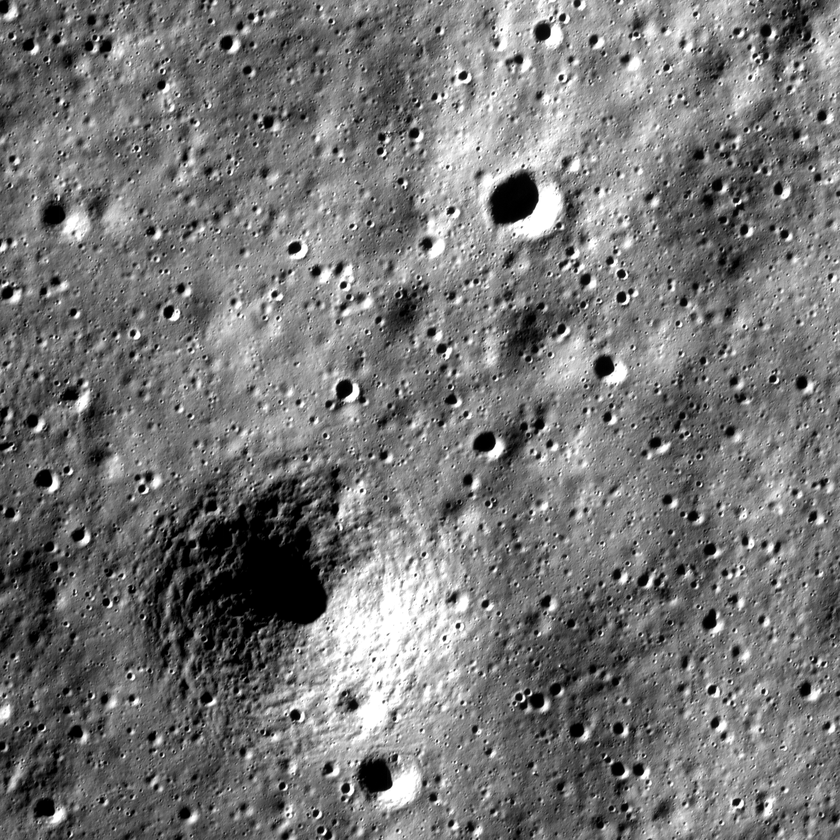
#> input picture data/benchmark_crops/ohrc_01_reference.png, 840 x 840 px, shrunk from 2048 x 2048 before the run
$ python -i goa_nmi.py   (imports and definitions only)   (older library calls are emulated)
#> lines starting #> are read from the running program, lines starting #| are printed output that depends on the picture
#> further down, picture is the input picture: shape (840, 840, 3); min 0, max 255, mean 117.7
"""Polarity-invariant detection + NMI reranking (Phase 9 cross-modal branch).

Cross-modal pairs (IIRS vs TMC-2) can invert contrast: a bright rim in one
sensor is a dark rim in the other. Gradient-based detectors see edges
wherever |gradient| is large regardless of sign, so detecting on the
gradient-magnitude image is polarity-invariant by construction.

Candidate pairs are then scored with normalized mutual information, which
measures statistical dependence between patches — not pixel equality —
so it tolerates the nonlinear intensity mappings between sensors.

What this does NOT do: NMI is a *similarity score*, not a geometric
verdict. High NMI on a candidate pair does not mean the pair is a true
correspondence; RANSAC and the spatial gates still decide that.
"""

import cv2
import numpy as np


def _to_gray_float(img):
    img = np.asarray(img, dtype=np.float64)
    if img.ndim == 3:
        img = img.mean(axis=2)
#> img: shape (840, 840) float64
    return img


def gradient_magnitude_points(img, n=300):
    """Harris corners on the gradient-magnitude image (polarity-invariant).

    Edges appear in |gradient| whether the step goes up or down, so the
    same physical features are detected in both polarities.

    Parameters
    ----------
    img : (H, W) array-like
    n : int, maximum number of points to return.

    Returns
    -------
    (N, 2) float64 array of (x, y) points, N <= n. Empty (0, 2) if the
    image has no usable structure.
    """
    gray = _to_gray_float(img)
    h, w = gray.shape
    gx = cv2.Sobel(gray, cv2.CV_64F, 1, 0, ksize=3)
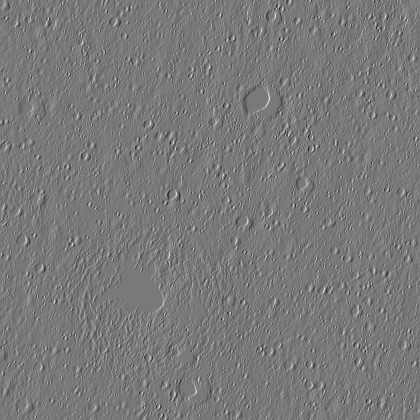
#> gx: shape (840, 840) float64 (shown at 1/2 size); min -899, max 990, mean 0.4; drawn with min black and max white
    gy = cv2.Sobel(gray, cv2.CV_64F, 0, 1, ksize=3)
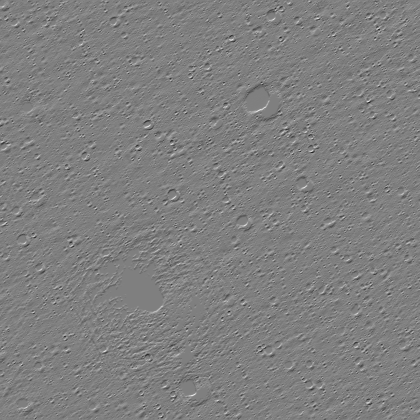
#> gy: shape (840, 840) float64 (shown at 1/2 size); min -889, max 885, mean -0.3; drawn with min black and max white
    mag = np.hypot(gx, gy).astype(np.float32)
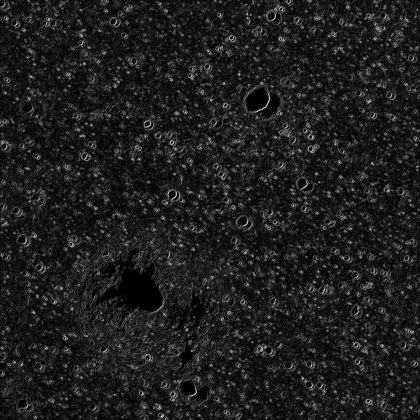
#> mag: shape (840, 840) float32 (shown at 1/2 size); min 0, max 1018.9, mean 122.4; drawn with min black and max white

    if not np.any(mag > 0):
        return np.zeros((0, 2), dtype=np.float64)

    resp = cv2.cornerHarris(mag, blockSize=2, ksize=3, k=0.04)
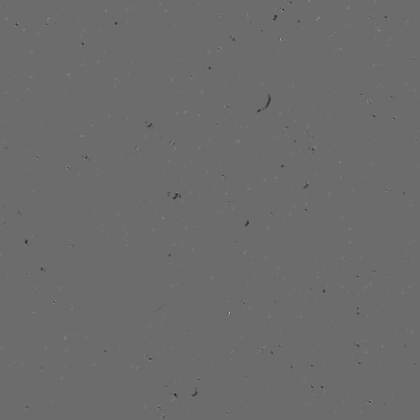
#> resp: shape (840, 840) float32 (shown at 1/2 size); min -1.56e+10, max 2.1e+10, mean 10030638; drawn with min black and max white
    # Non-maximum suppression via dilation, then rank by response.
    kernel = np.ones((3, 3), np.uint8)
    dilated = cv2.dilate(resp, kernel)
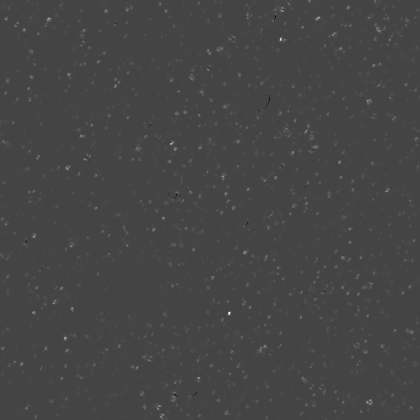
#> dilated: shape (840, 840) float32 (shown at 1/2 size); min -7.73e+09, max 2.1e+10, mean 133844392; drawn with min black and max white
    peaks = (resp == dilated) & (resp > 0)
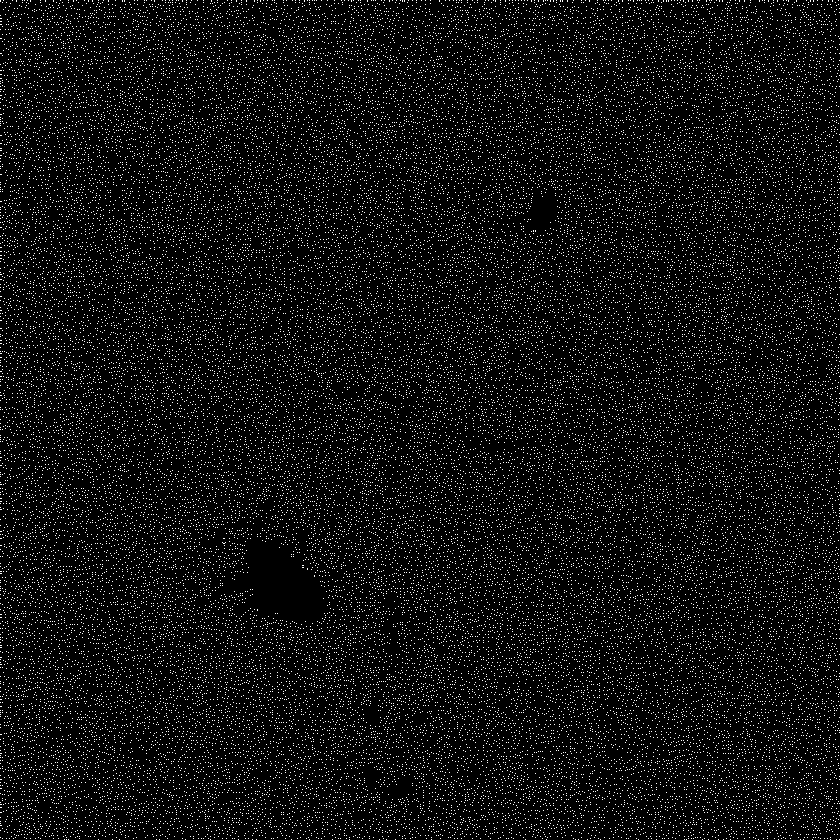
#> peaks: shape (840, 840) bool; 6.2% white in thin lines or dots
    ys, xs = np.nonzero(peaks)
    if xs.size == 0:
        return np.zeros((0, 2), dtype=np.float64)
    scores = resp[ys, xs]
    # Keep peaks above the 90th percentile of positive responses, top-n.
    thresh = np.percentile(scores, 90)
#> thresh = 326670787.2
    keep = scores >= thresh
    xs, ys, scores = xs[keep], ys[keep], scores[keep]
#> xs = 4368 values, max 839 at index 1413, min 0 at index 1305, mean 447.3; ys = 4368 values from 0 to 839; scores = 4368 values, max 2.1e+10 at index 3299, min 326675456 at index 206, mean 1.41e+09
    order = np.argsort(-scores, kind="stable")[: max(int(n), 0)]
#> order = 300 values, max 4355 at index 265, min 8 at index 123, mean 2131.6
    pts = np.stack([xs[order], ys[order]], axis=1).astype(np.float64)
#> pts = 300 pairs, first value 5 to 833, second value 0 to 836
    # Defensive clip: Harris can return border pixels on tiny images.
    pts[:, 0] = np.clip(pts[:, 0], 0, w - 1)
    pts[:, 1] = np.clip(pts[:, 1], 0, h - 1)
    return pts


# [77 lines left out: functions nmi_score, _patch, nmi_rerank, not called in this run]

>>> import cv2
>>> picture = cv2.imread('../../data/benchmark_crops/ohrc_01_reference.png')
>>> result = gradient_magnitude_points(picture)
#> result has the same summary as pts in gradient_magnitude_points

$ run again, on data/benchmark_crops/ohrc_02_reference.png
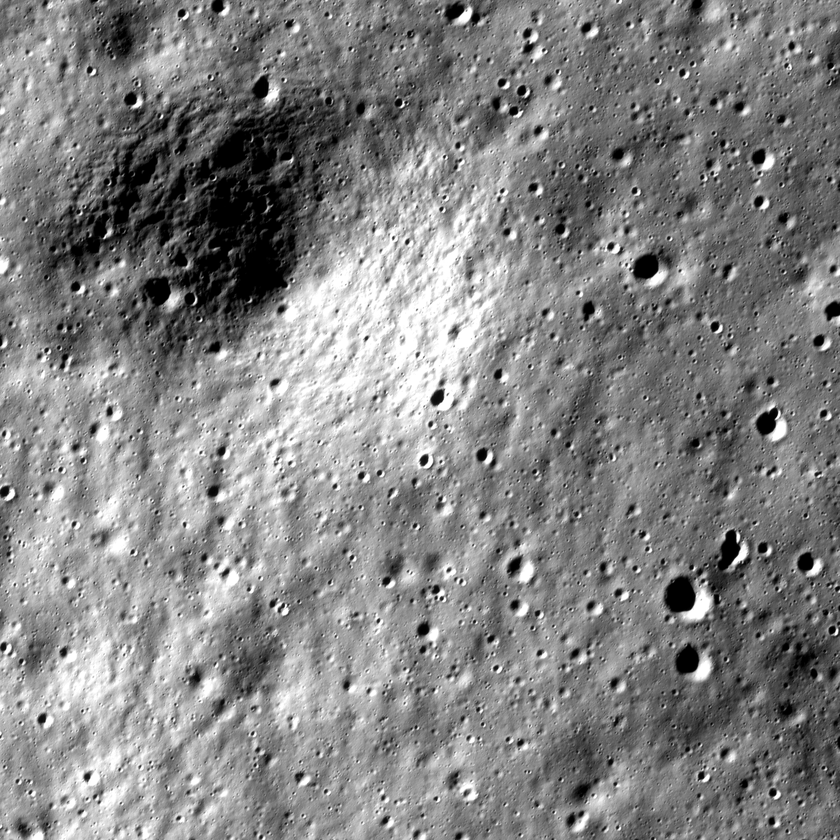
#> input picture data/benchmark_crops/ohrc_02_reference.png, 840 x 840 px, shrunk from 2048 x 2048 before the run
#> picture is the input picture: shape (840, 840, 3); min 0, max 255, mean 131.2
#> in gradient_magnitude_points, `dilated = cv2.dilate(resp, kernel)`:
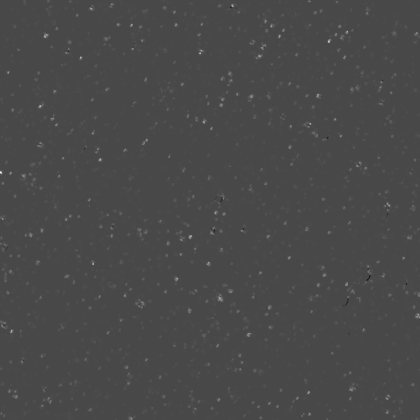
#> dilated: shape (840, 840) float32 (shown at 1/2 size); min -5.55e+09, max 1.4e+10, mean 81800728; drawn with min black and max white
#> in gradient_magnitude_points, `peaks = (resp == dilated) & (resp > 0)`:
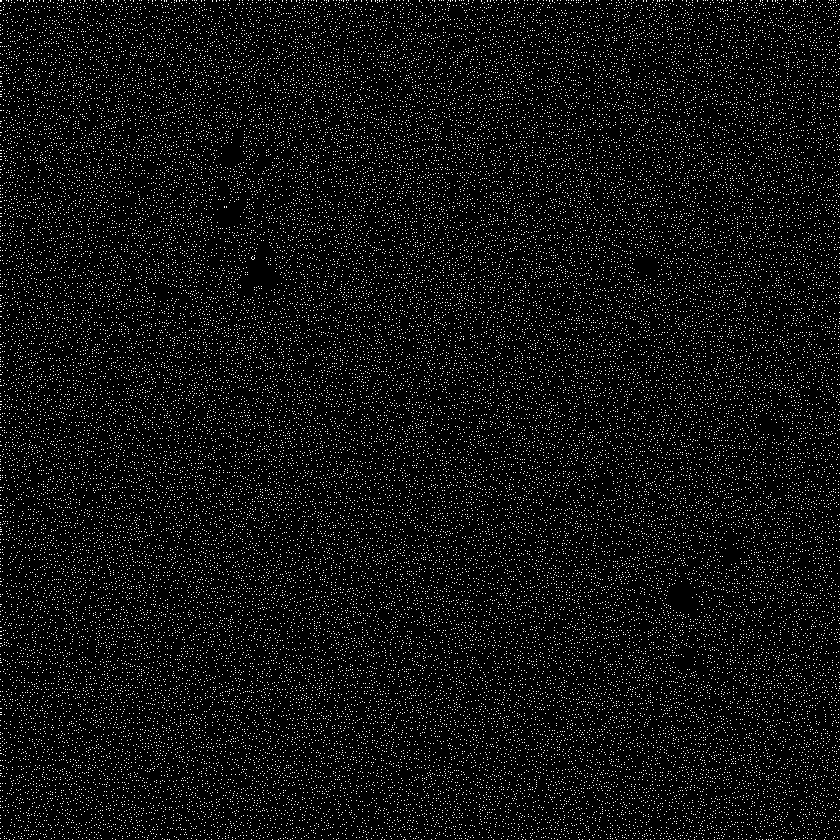
#> peaks: shape (840, 840) bool; 6.2% white in thin lines or dots
#> thresh = 175346665.6
#> xs = 4369 values, max 839 at index 1445, min 0 at index 672, mean 417.6; ys = 4369 values from 0 to 839; scores = 4369 values, max 1.4e+10 at index 1744, min 175402912 at index 2005, mean 889089344
#> order = 300 values, max 4357 at index 48, min 13 at index 115, mean 2085.6
#> pts = 300 pairs, first value 0 to 839, second value 2 to 837
#> result has the same summary as pts in gradient_magnitude_points

$ run again, on data/benchmark_crops/ohrc_03_reference.png
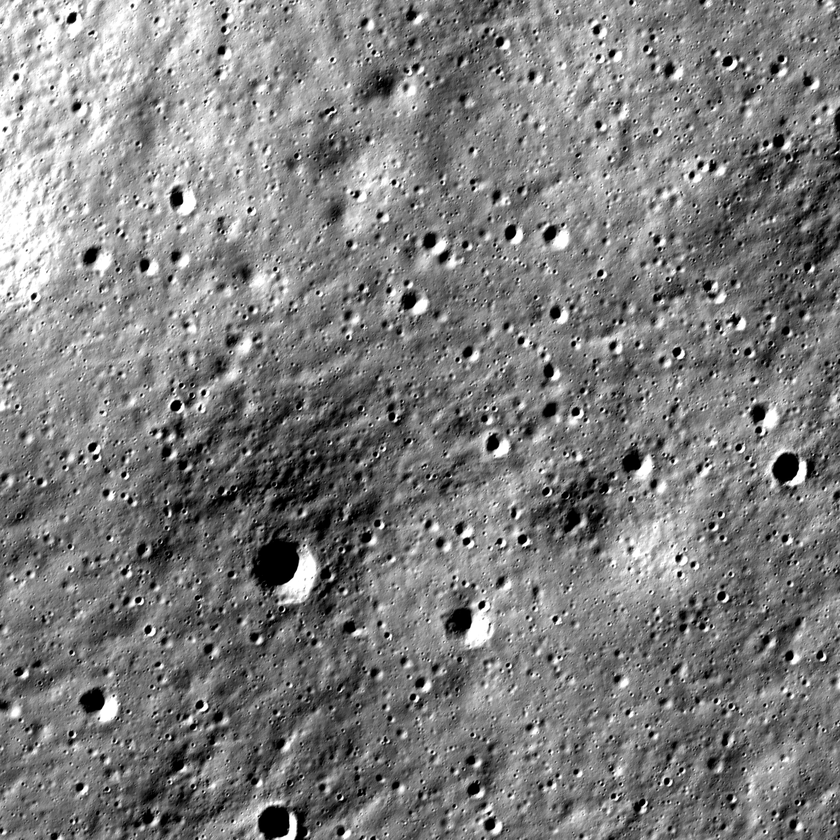
#> input picture data/benchmark_crops/ohrc_03_reference.png, 840 x 840 px, shrunk from 2048 x 2048 before the run
#> picture is the input picture: shape (840, 840, 3); min 0, max 255, mean 125.6
#> in gradient_magnitude_points, `dilated = cv2.dilate(resp, kernel)`:
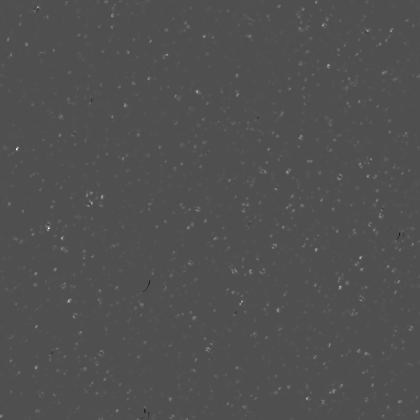
#> dilated: shape (840, 840) float32 (shown at 1/2 size); min -1.46e+10, max 3.22e+10, mean 180838752; drawn with min black and max white
#> in gradient_magnitude_points, `peaks = (resp == dilated) & (resp > 0)`:
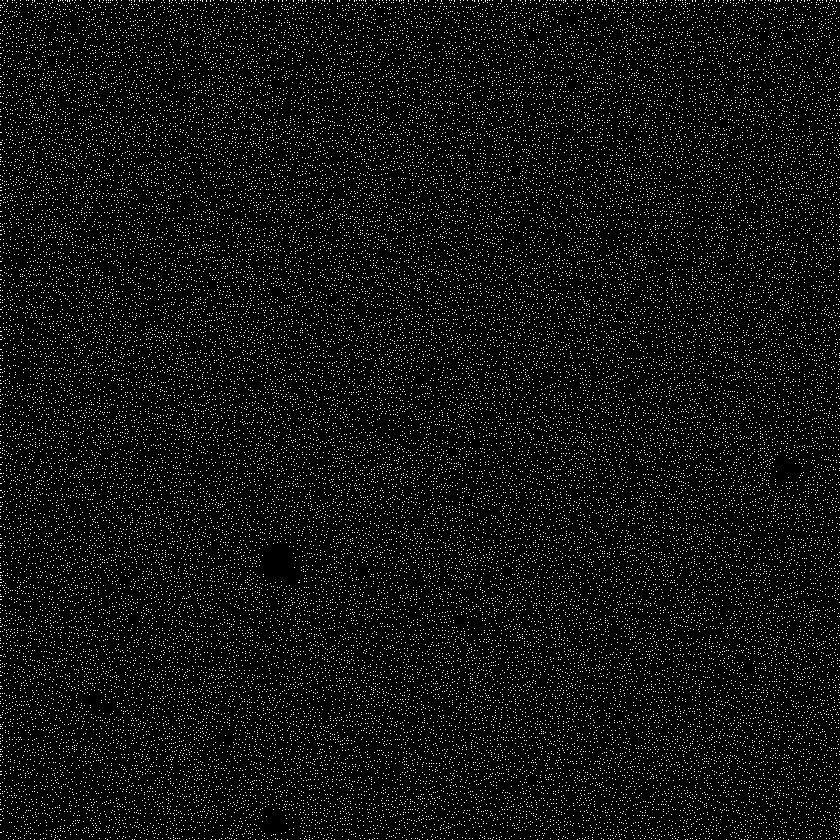
#> peaks: shape (840, 840) bool; 6.2% white in thin lines or dots
#> thresh = 415102857.6
#> xs = 4371 values, max 839 at index 563, min 0 at index 112, mean 444.6; ys = 4371 values from 0 to 839; scores = 4371 values, max 3.22e+10 at index 1480, min 415268192 at index 2519, mean 1.9e+09
#> order = 300 values, max 4361 at index 179, min 25 at index 243, mean 2329.3
#> pts = 300 pairs, first value 0 to 834, second value 3 to 838
#> result has the same summary as pts in gradient_magnitude_points
